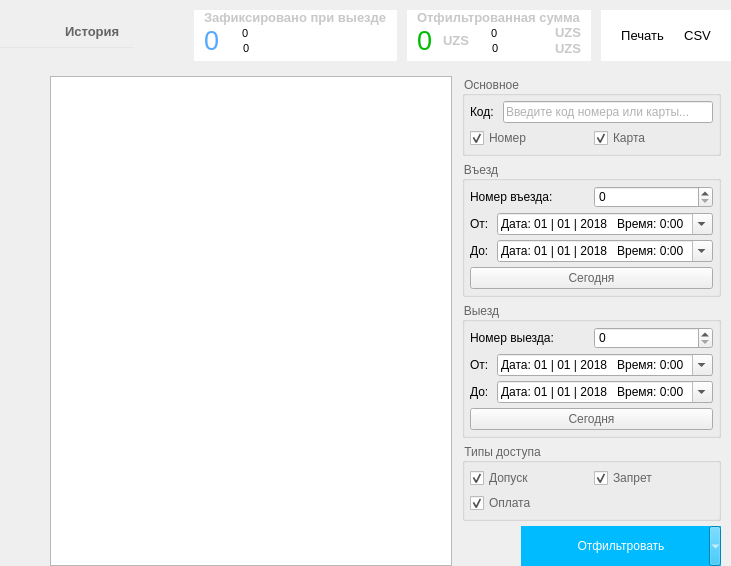
<?xml version="1.0" encoding="UTF-8"?>
<ui version="4.0">
 <class>HistoryForm</class>
 <widget class="QWidget" name="HistoryForm">
  <property name="geometry">
   <rect>
    <x>0</x>
    <y>0</y>
    <width>731</width>
    <height>543</height>
   </rect>
  </property>
  <property name="windowTitle">
   <string>Form</string>
  </property>
  <layout class="QVBoxLayout" name="verticalLayout" stretch="0,1">
   <property name="spacing">
    <number>5</number>
   </property>
   <property name="leftMargin">
    <number>0</number>
   </property>
   <property name="topMargin">
    <number>10</number>
   </property>
   <property name="rightMargin">
    <number>0</number>
   </property>
   <property name="bottomMargin">
    <number>0</number>
   </property>
   <item>
    <layout class="QHBoxLayout" name="horizontalLayout_2" stretch="1,0,0,0,0,0">
     <property name="spacing">
      <number>10</number>
     </property>
     <property name="leftMargin">
      <number>0</number>
     </property>
     <item>
      <layout class="QVBoxLayout" name="verticalLayout_4">
       <property name="spacing">
        <number>5</number>
       </property>
       <property name="topMargin">
        <number>10</number>
       </property>
       <property name="rightMargin">
        <number>0</number>
       </property>
       <item>
        <layout class="QHBoxLayout" name="horizontalLayout_6" stretch="0,1">
         <property name="leftMargin">
          <number>20</number>
         </property>
         <property name="rightMargin">
          <number>10</number>
         </property>
         <item>
          <widget class="QPushButton" name="back_but">
           <property name="enabled">
            <bool>true</bool>
           </property>
           <property name="cursor">
            <cursorShape>PointingHandCursor</cursorShape>
           </property>
           <property name="text">
            <string/>
           </property>
           <property name="icon">
            <iconset resource="../clientresources.qrc">
             <normaloff>:/resources/glyphs/15.png</normaloff>:/resources/glyphs/15.png</iconset>
           </property>
           <property name="flat">
            <bool>true</bool>
           </property>
          </widget>
         </item>
         <item>
          <widget class="QLabel" name="label_5">
           <property name="font">
            <font>
             <pointsize>10</pointsize>
             <weight>75</weight>
             <bold>true</bold>
            </font>
           </property>
           <property name="styleSheet">
            <string notr="true">color: rgb(100, 100, 100);</string>
           </property>
           <property name="text">
            <string>История</string>
           </property>
           <property name="buddy">
            <cstring>back_but</cstring>
           </property>
          </widget>
         </item>
        </layout>
       </item>
       <item>
        <widget class="Line" name="line">
         <property name="minimumSize">
          <size>
           <width>0</width>
           <height>1</height>
          </size>
         </property>
         <property name="maximumSize">
          <size>
           <width>16777215</width>
           <height>1</height>
          </size>
         </property>
         <property name="styleSheet">
          <string notr="true">background-color:rgba(230, 230, 230, 255);
</string>
         </property>
         <property name="lineWidth">
          <number>0</number>
         </property>
         <property name="orientation">
          <enum>Qt::Horizontal</enum>
         </property>
        </widget>
       </item>
       <item>
        <spacer name="verticalSpacer_2">
         <property name="orientation">
          <enum>Qt::Vertical</enum>
         </property>
         <property name="sizeHint" stdset="0">
          <size>
           <width>20</width>
           <height>40</height>
          </size>
         </property>
        </spacer>
       </item>
      </layout>
     </item>
     <item>
      <spacer name="horizontalSpacer">
       <property name="orientation">
        <enum>Qt::Horizontal</enum>
       </property>
       <property name="sizeHint" stdset="0">
        <size>
         <width>40</width>
         <height>20</height>
        </size>
       </property>
      </spacer>
     </item>
     <item>
      <widget class="QFrame" name="frame_7">
       <property name="frameShape">
        <enum>QFrame::NoFrame</enum>
       </property>
       <property name="frameShadow">
        <enum>QFrame::Raised</enum>
       </property>
       <property name="lineWidth">
        <number>0</number>
       </property>
       <layout class="QHBoxLayout" name="horizontalLayout_30" stretch="">
        <property name="spacing">
         <number>20</number>
        </property>
        <property name="leftMargin">
         <number>0</number>
        </property>
        <property name="topMargin">
         <number>0</number>
        </property>
        <property name="rightMargin">
         <number>0</number>
        </property>
        <property name="bottomMargin">
         <number>0</number>
        </property>
       </layout>
      </widget>
     </item>
     <item>
      <widget class="QFrame" name="frame_6">
       <property name="styleSheet">
        <string notr="true">background-color: rgb(255, 255, 255);</string>
       </property>
       <property name="frameShape">
        <enum>QFrame::NoFrame</enum>
       </property>
       <property name="frameShadow">
        <enum>QFrame::Raised</enum>
       </property>
       <property name="lineWidth">
        <number>0</number>
       </property>
       <layout class="QVBoxLayout" name="verticalLayout_2">
        <property name="spacing">
         <number>0</number>
        </property>
        <property name="leftMargin">
         <number>10</number>
        </property>
        <property name="topMargin">
         <number>0</number>
        </property>
        <property name="rightMargin">
         <number>10</number>
        </property>
        <property name="bottomMargin">
         <number>5</number>
        </property>
        <item>
         <widget class="QLabel" name="info_label_19">
          <property name="font">
           <font>
            <pointsize>10</pointsize>
            <weight>75</weight>
            <bold>true</bold>
           </font>
          </property>
          <property name="styleSheet">
           <string notr="true">color:rgb(200, 200, 200);</string>
          </property>
          <property name="text">
           <string>Зафиксировано при выезде</string>
          </property>
          <property name="wordWrap">
           <bool>false</bool>
          </property>
         </widget>
        </item>
        <item>
         <layout class="QHBoxLayout" name="horizontalLayout_27">
          <property name="spacing">
           <number>10</number>
          </property>
          <property name="bottomMargin">
           <number>0</number>
          </property>
          <item>
           <widget class="QLabel" name="total_label">
            <property name="font">
             <font>
              <pointsize>20</pointsize>
              <weight>50</weight>
              <bold>false</bold>
             </font>
            </property>
            <property name="styleSheet">
             <string notr="true">color: rgb(85, 170, 255);</string>
            </property>
            <property name="text">
             <string>0</string>
            </property>
           </widget>
          </item>
          <item>
           <layout class="QVBoxLayout" name="verticalLayout_14">
            <property name="spacing">
             <number>0</number>
            </property>
            <property name="rightMargin">
             <number>0</number>
            </property>
            <item>
             <layout class="QHBoxLayout" name="horizontalLayout_28" stretch="0,1">
              <property name="spacing">
               <number>5</number>
              </property>
              <property name="bottomMargin">
               <number>0</number>
              </property>
              <item>
               <widget class="QLabel" name="info_label_11">
                <property name="pixmap">
                 <pixmap resource="../clientresources.qrc">:/resources/glyphs/65.png</pixmap>
                </property>
               </widget>
              </item>
              <item>
               <widget class="QLabel" name="cards_label">
                <property name="font">
                 <font>
                  <pointsize>8</pointsize>
                  <weight>50</weight>
                  <bold>false</bold>
                 </font>
                </property>
                <property name="text">
                 <string>0</string>
                </property>
               </widget>
              </item>
             </layout>
            </item>
            <item>
             <layout class="QHBoxLayout" name="horizontalLayout_29" stretch="0,1">
              <property name="spacing">
               <number>5</number>
              </property>
              <property name="bottomMargin">
               <number>0</number>
              </property>
              <item>
               <widget class="QLabel" name="info_label_12">
                <property name="font">
                 <font>
                  <pointsize>10</pointsize>
                  <weight>75</weight>
                  <bold>true</bold>
                 </font>
                </property>
                <property name="pixmap">
                 <pixmap resource="../clientresources.qrc">:/resources/glyphs/58.png</pixmap>
                </property>
               </widget>
              </item>
              <item>
               <widget class="QLabel" name="numbers_label">
                <property name="font">
                 <font>
                  <pointsize>8</pointsize>
                  <weight>50</weight>
                  <bold>false</bold>
                 </font>
                </property>
                <property name="text">
                 <string>0</string>
                </property>
               </widget>
              </item>
             </layout>
            </item>
           </layout>
          </item>
         </layout>
        </item>
       </layout>
      </widget>
     </item>
     <item>
      <widget class="QFrame" name="frame_5">
       <property name="styleSheet">
        <string notr="true">background-color: rgb(255, 255, 255);</string>
       </property>
       <property name="frameShape">
        <enum>QFrame::NoFrame</enum>
       </property>
       <property name="frameShadow">
        <enum>QFrame::Raised</enum>
       </property>
       <property name="lineWidth">
        <number>0</number>
       </property>
       <layout class="QVBoxLayout" name="verticalLayout_3">
        <property name="spacing">
         <number>0</number>
        </property>
        <property name="leftMargin">
         <number>10</number>
        </property>
        <property name="topMargin">
         <number>0</number>
        </property>
        <property name="rightMargin">
         <number>10</number>
        </property>
        <property name="bottomMargin">
         <number>5</number>
        </property>
        <item>
         <widget class="QLabel" name="info_label_18">
          <property name="font">
           <font>
            <pointsize>10</pointsize>
            <weight>75</weight>
            <bold>true</bold>
           </font>
          </property>
          <property name="styleSheet">
           <string notr="true">color:rgb(200, 200, 200);</string>
          </property>
          <property name="text">
           <string>Отфильтрованная сумма</string>
          </property>
          <property name="wordWrap">
           <bool>false</bool>
          </property>
         </widget>
        </item>
        <item>
         <layout class="QHBoxLayout" name="horizontalLayout_31">
          <property name="spacing">
           <number>10</number>
          </property>
          <property name="bottomMargin">
           <number>0</number>
          </property>
          <item>
           <widget class="QLabel" name="total_sum_label">
            <property name="font">
             <font>
              <pointsize>20</pointsize>
              <weight>50</weight>
              <bold>false</bold>
             </font>
            </property>
            <property name="styleSheet">
             <string notr="true">color: rgb(0, 188, 0);</string>
            </property>
            <property name="text">
             <string>0</string>
            </property>
           </widget>
          </item>
          <item>
           <widget class="QLabel" name="info_label_13">
            <property name="font">
             <font>
              <pointsize>10</pointsize>
              <weight>75</weight>
              <bold>true</bold>
             </font>
            </property>
            <property name="text">
             <string>&lt;html&gt;&lt;head/&gt;&lt;body&gt;&lt;p&gt;&lt;span style=&quot; color:#c8c8c8;&quot;&gt;UZS&lt;/span&gt;&lt;/p&gt;&lt;/body&gt;&lt;/html&gt;</string>
            </property>
            <property name="wordWrap">
             <bool>false</bool>
            </property>
           </widget>
          </item>
          <item>
           <layout class="QVBoxLayout" name="verticalLayout_15">
            <property name="spacing">
             <number>0</number>
            </property>
            <property name="rightMargin">
             <number>0</number>
            </property>
            <item>
             <layout class="QHBoxLayout" name="horizontalLayout_32" stretch="0,1,0">
              <property name="spacing">
               <number>5</number>
              </property>
              <property name="bottomMargin">
               <number>0</number>
              </property>
              <item>
               <widget class="QLabel" name="info_label_14">
                <property name="pixmap">
                 <pixmap resource="../clientresources.qrc">:/resources/glyphs/65.png</pixmap>
                </property>
               </widget>
              </item>
              <item>
               <widget class="QLabel" name="cards_sum_label">
                <property name="font">
                 <font>
                  <pointsize>8</pointsize>
                  <weight>50</weight>
                  <bold>false</bold>
                 </font>
                </property>
                <property name="text">
                 <string>0</string>
                </property>
               </widget>
              </item>
              <item>
               <widget class="QLabel" name="info_label_15">
                <property name="font">
                 <font>
                  <pointsize>10</pointsize>
                  <weight>75</weight>
                  <bold>true</bold>
                 </font>
                </property>
                <property name="text">
                 <string>&lt;html&gt;&lt;head/&gt;&lt;body&gt;&lt;p&gt;&lt;span style=&quot; color:#c8c8c8;&quot;&gt;UZS&lt;/span&gt;&lt;/p&gt;&lt;/body&gt;&lt;/html&gt;</string>
                </property>
                <property name="wordWrap">
                 <bool>false</bool>
                </property>
               </widget>
              </item>
             </layout>
            </item>
            <item>
             <layout class="QHBoxLayout" name="horizontalLayout_33" stretch="0,1,0">
              <property name="spacing">
               <number>5</number>
              </property>
              <property name="bottomMargin">
               <number>0</number>
              </property>
              <item>
               <widget class="QLabel" name="info_label_16">
                <property name="font">
                 <font>
                  <pointsize>10</pointsize>
                  <weight>75</weight>
                  <bold>true</bold>
                 </font>
                </property>
                <property name="pixmap">
                 <pixmap resource="../clientresources.qrc">:/resources/glyphs/58.png</pixmap>
                </property>
               </widget>
              </item>
              <item>
               <widget class="QLabel" name="numbers_sum_label">
                <property name="font">
                 <font>
                  <pointsize>8</pointsize>
                  <weight>50</weight>
                  <bold>false</bold>
                 </font>
                </property>
                <property name="text">
                 <string>0</string>
                </property>
               </widget>
              </item>
              <item>
               <widget class="QLabel" name="info_label_17">
                <property name="font">
                 <font>
                  <pointsize>10</pointsize>
                  <weight>75</weight>
                  <bold>true</bold>
                 </font>
                </property>
                <property name="text">
                 <string>&lt;html&gt;&lt;head/&gt;&lt;body&gt;&lt;p&gt;&lt;span style=&quot; color:#c8c8c8;&quot;&gt;UZS&lt;/span&gt;&lt;/p&gt;&lt;/body&gt;&lt;/html&gt;</string>
                </property>
                <property name="wordWrap">
                 <bool>false</bool>
                </property>
               </widget>
              </item>
             </layout>
            </item>
           </layout>
          </item>
         </layout>
        </item>
       </layout>
      </widget>
     </item>
     <item>
      <widget class="QFrame" name="frame_4">
       <property name="styleSheet">
        <string notr="true">background-color: rgb(255, 255, 255);</string>
       </property>
       <property name="frameShape">
        <enum>QFrame::NoFrame</enum>
       </property>
       <property name="frameShadow">
        <enum>QFrame::Raised</enum>
       </property>
       <property name="lineWidth">
        <number>0</number>
       </property>
       <layout class="QHBoxLayout" name="horizontalLayout_25">
        <property name="spacing">
         <number>20</number>
        </property>
        <property name="leftMargin">
         <number>20</number>
        </property>
        <property name="topMargin">
         <number>0</number>
        </property>
        <property name="rightMargin">
         <number>20</number>
        </property>
        <property name="bottomMargin">
         <number>0</number>
        </property>
        <item>
         <widget class="QPushButton" name="print_but">
          <property name="font">
           <font>
            <pointsize>10</pointsize>
           </font>
          </property>
          <property name="cursor">
           <cursorShape>PointingHandCursor</cursorShape>
          </property>
          <property name="styleSheet">
           <string notr="true">QPushButton{
    border: none; /* no border for a flat push button */
}

QPushButton:hover{
	text-decoration: underline;
}</string>
          </property>
          <property name="text">
           <string>Печать</string>
          </property>
          <property name="icon">
           <iconset resource="../clientresources.qrc">
            <normaloff>:/resources/glyphs/icon_print.png</normaloff>:/resources/glyphs/icon_print.png</iconset>
          </property>
         </widget>
        </item>
        <item>
         <widget class="QPushButton" name="csv_but">
          <property name="font">
           <font>
            <pointsize>10</pointsize>
           </font>
          </property>
          <property name="cursor">
           <cursorShape>PointingHandCursor</cursorShape>
          </property>
          <property name="styleSheet">
           <string notr="true">QPushButton{
    border: none; /* no border for a flat push button */
}

QPushButton:hover{
	text-decoration: underline;
}</string>
          </property>
          <property name="text">
           <string>CSV</string>
          </property>
          <property name="icon">
           <iconset resource="../clientresources.qrc">
            <normaloff>:/resources/glyphs/60.png</normaloff>:/resources/glyphs/60.png</iconset>
          </property>
         </widget>
        </item>
       </layout>
      </widget>
     </item>
    </layout>
   </item>
   <item>
    <layout class="QHBoxLayout" name="horizontalLayout_5" stretch="0,1,0">
     <property name="spacing">
      <number>10</number>
     </property>
     <property name="leftMargin">
      <number>20</number>
     </property>
     <property name="topMargin">
      <number>10</number>
     </property>
     <property name="rightMargin">
      <number>10</number>
     </property>
     <item>
      <layout class="QVBoxLayout" name="verticalLayout_6">
       <property name="spacing">
        <number>5</number>
       </property>
       <property name="topMargin">
        <number>0</number>
       </property>
       <property name="rightMargin">
        <number>0</number>
       </property>
       <item>
        <widget class="QLabel" name="label_8">
         <property name="font">
          <font>
           <pointsize>12</pointsize>
           <weight>75</weight>
           <bold>true</bold>
          </font>
         </property>
         <property name="pixmap">
          <pixmap resource="../clientresources.qrc">:/resources/glyphs/73.png</pixmap>
         </property>
         <property name="alignment">
          <set>Qt::AlignLeading|Qt::AlignLeft|Qt::AlignTop</set>
         </property>
         <property name="buddy">
          <cstring>tableView</cstring>
         </property>
        </widget>
       </item>
       <item>
        <spacer name="verticalSpacer_4">
         <property name="orientation">
          <enum>Qt::Vertical</enum>
         </property>
         <property name="sizeHint" stdset="0">
          <size>
           <width>20</width>
           <height>40</height>
          </size>
         </property>
        </spacer>
       </item>
      </layout>
     </item>
     <item>
      <layout class="QVBoxLayout" name="verticalLayout_10">
       <property name="spacing">
        <number>10</number>
       </property>
       <property name="topMargin">
        <number>0</number>
       </property>
       <property name="rightMargin">
        <number>0</number>
       </property>
       <item>
        <widget class="QTableView" name="tableView">
         <property name="editTriggers">
          <set>QAbstractItemView::DoubleClicked</set>
         </property>
         <property name="showDropIndicator" stdset="0">
          <bool>false</bool>
         </property>
         <property name="dragDropOverwriteMode">
          <bool>false</bool>
         </property>
         <property name="alternatingRowColors">
          <bool>true</bool>
         </property>
         <property name="selectionMode">
          <enum>QAbstractItemView::SingleSelection</enum>
         </property>
         <property name="selectionBehavior">
          <enum>QAbstractItemView::SelectRows</enum>
         </property>
         <property name="sortingEnabled">
          <bool>true</bool>
         </property>
         <attribute name="horizontalHeaderShowSortIndicator" stdset="0">
          <bool>true</bool>
         </attribute>
         <attribute name="horizontalHeaderStretchLastSection">
          <bool>true</bool>
         </attribute>
         <attribute name="verticalHeaderVisible">
          <bool>false</bool>
         </attribute>
         <attribute name="verticalHeaderHighlightSections">
          <bool>false</bool>
         </attribute>
        </widget>
       </item>
      </layout>
     </item>
     <item>
      <layout class="QVBoxLayout" name="verticalLayout_12">
       <property name="spacing">
        <number>5</number>
       </property>
       <property name="topMargin">
        <number>0</number>
       </property>
       <property name="rightMargin">
        <number>0</number>
       </property>
       <item>
        <widget class="QGroupBox" name="exit_group_3">
         <property name="styleSheet">
          <string notr="true">color: rgb(100, 100, 100);</string>
         </property>
         <property name="title">
          <string>Основное</string>
         </property>
         <layout class="QVBoxLayout" name="verticalLayout_11">
          <property name="spacing">
           <number>5</number>
          </property>
          <property name="leftMargin">
           <number>5</number>
          </property>
          <property name="topMargin">
           <number>5</number>
          </property>
          <property name="rightMargin">
           <number>5</number>
          </property>
          <property name="bottomMargin">
           <number>5</number>
          </property>
          <item>
           <layout class="QHBoxLayout" name="horizontalLayout_18">
            <item>
             <widget class="QLabel" name="label_9">
              <property name="styleSheet">
               <string notr="true">color: rgb(0, 0, 0);</string>
              </property>
              <property name="text">
               <string>Код: </string>
              </property>
              <property name="buddy">
               <cstring>code_lineEdit</cstring>
              </property>
             </widget>
            </item>
            <item>
             <widget class="QLineEdit" name="code_lineEdit">
              <property name="placeholderText">
               <string>Введите код номера или карты...</string>
              </property>
              <property name="clearButtonEnabled">
               <bool>true</bool>
              </property>
             </widget>
            </item>
           </layout>
          </item>
          <item>
           <layout class="QHBoxLayout" name="horizontalLayout_26">
            <item>
             <widget class="QCheckBox" name="code_plate_type_check">
              <property name="text">
               <string>Номер</string>
              </property>
              <property name="checked">
               <bool>true</bool>
              </property>
             </widget>
            </item>
            <item>
             <widget class="QCheckBox" name="code_card_type_check">
              <property name="text">
               <string>Карта</string>
              </property>
              <property name="checked">
               <bool>true</bool>
              </property>
             </widget>
            </item>
           </layout>
          </item>
         </layout>
        </widget>
       </item>
       <item>
        <widget class="QGroupBox" name="exit_group">
         <property name="styleSheet">
          <string notr="true">color: rgb(100, 100, 100);</string>
         </property>
         <property name="title">
          <string>Въезд</string>
         </property>
         <layout class="QVBoxLayout" name="verticalLayout_8">
          <property name="spacing">
           <number>5</number>
          </property>
          <property name="leftMargin">
           <number>5</number>
          </property>
          <property name="topMargin">
           <number>5</number>
          </property>
          <property name="rightMargin">
           <number>5</number>
          </property>
          <property name="bottomMargin">
           <number>5</number>
          </property>
          <item>
           <layout class="QHBoxLayout" name="horizontalLayout_16">
            <item>
             <widget class="QLabel" name="label_4">
              <property name="styleSheet">
               <string notr="true">color: rgb(0, 0, 0);</string>
              </property>
              <property name="text">
               <string>Номер въезда:</string>
              </property>
             </widget>
            </item>
            <item>
             <widget class="QSpinBox" name="in_number_spin">
              <property name="styleSheet">
               <string notr="true">color: rgb(0, 0, 0);</string>
              </property>
              <property name="maximum">
               <number>100</number>
              </property>
             </widget>
            </item>
           </layout>
          </item>
          <item>
           <layout class="QHBoxLayout" name="horizontalLayout_13" stretch="0,1">
            <item>
             <widget class="QLabel" name="label_11">
              <property name="styleSheet">
               <string notr="true">color: rgb(0, 0, 0);</string>
              </property>
              <property name="text">
               <string>От: </string>
              </property>
              <property name="buddy">
               <cstring>in_from_dateTime</cstring>
              </property>
             </widget>
            </item>
            <item>
             <widget class="QDateTimeEdit" name="in_from_dateTime">
              <property name="sizePolicy">
               <sizepolicy hsizetype="Expanding" vsizetype="Fixed">
                <horstretch>0</horstretch>
                <verstretch>0</verstretch>
               </sizepolicy>
              </property>
              <property name="styleSheet">
               <string notr="true">color: rgb(0, 0, 0);</string>
              </property>
              <property name="dateTime">
               <datetime>
                <hour>0</hour>
                <minute>0</minute>
                <second>0</second>
                <year>2018</year>
                <month>1</month>
                <day>1</day>
               </datetime>
              </property>
              <property name="date">
               <date>
                <year>2018</year>
                <month>1</month>
                <day>1</day>
               </date>
              </property>
              <property name="minimumDateTime">
               <datetime>
                <hour>0</hour>
                <minute>0</minute>
                <second>0</second>
                <year>1818</year>
                <month>1</month>
                <day>1</day>
               </datetime>
              </property>
              <property name="currentSection">
               <enum>QDateTimeEdit::NoSection</enum>
              </property>
              <property name="displayFormat">
               <string>Дата: dd | MM | yyyy   Время: H:mm</string>
              </property>
              <property name="calendarPopup">
               <bool>true</bool>
              </property>
             </widget>
            </item>
           </layout>
          </item>
          <item>
           <layout class="QHBoxLayout" name="horizontalLayout_14" stretch="0,1">
            <item>
             <widget class="QLabel" name="label_13">
              <property name="styleSheet">
               <string notr="true">color: rgb(0, 0, 0);</string>
              </property>
              <property name="text">
               <string>До: </string>
              </property>
              <property name="buddy">
               <cstring>in_to_dateTime</cstring>
              </property>
             </widget>
            </item>
            <item>
             <widget class="QDateTimeEdit" name="in_to_dateTime">
              <property name="sizePolicy">
               <sizepolicy hsizetype="Expanding" vsizetype="Fixed">
                <horstretch>0</horstretch>
                <verstretch>0</verstretch>
               </sizepolicy>
              </property>
              <property name="styleSheet">
               <string notr="true">color: rgb(0, 0, 0);</string>
              </property>
              <property name="dateTime">
               <datetime>
                <hour>0</hour>
                <minute>0</minute>
                <second>0</second>
                <year>2018</year>
                <month>1</month>
                <day>1</day>
               </datetime>
              </property>
              <property name="date">
               <date>
                <year>2018</year>
                <month>1</month>
                <day>1</day>
               </date>
              </property>
              <property name="minimumDateTime">
               <datetime>
                <hour>0</hour>
                <minute>0</minute>
                <second>0</second>
                <year>1818</year>
                <month>1</month>
                <day>1</day>
               </datetime>
              </property>
              <property name="currentSection">
               <enum>QDateTimeEdit::NoSection</enum>
              </property>
              <property name="displayFormat">
               <string>Дата: dd | MM | yyyy   Время: H:mm</string>
              </property>
              <property name="calendarPopup">
               <bool>true</bool>
              </property>
             </widget>
            </item>
           </layout>
          </item>
          <item>
           <widget class="QPushButton" name="in_today_but">
            <property name="text">
             <string>Сегодня</string>
            </property>
           </widget>
          </item>
         </layout>
        </widget>
       </item>
       <item>
        <widget class="QGroupBox" name="exit_group_2">
         <property name="styleSheet">
          <string notr="true">color: rgb(100, 100, 100);</string>
         </property>
         <property name="title">
          <string>Выезд</string>
         </property>
         <layout class="QVBoxLayout" name="verticalLayout_9">
          <property name="spacing">
           <number>5</number>
          </property>
          <property name="leftMargin">
           <number>5</number>
          </property>
          <property name="topMargin">
           <number>5</number>
          </property>
          <property name="rightMargin">
           <number>5</number>
          </property>
          <property name="bottomMargin">
           <number>5</number>
          </property>
          <item>
           <layout class="QHBoxLayout" name="horizontalLayout_17">
            <item>
             <widget class="QLabel" name="label_6">
              <property name="styleSheet">
               <string notr="true">color: rgb(0, 0, 0);</string>
              </property>
              <property name="text">
               <string>Номер выезда:</string>
              </property>
             </widget>
            </item>
            <item>
             <widget class="QSpinBox" name="out_number_spin">
              <property name="styleSheet">
               <string notr="true">color: rgb(0, 0, 0);</string>
              </property>
              <property name="maximum">
               <number>100</number>
              </property>
             </widget>
            </item>
           </layout>
          </item>
          <item>
           <layout class="QHBoxLayout" name="horizontalLayout_15" stretch="0,1">
            <item>
             <widget class="QLabel" name="label_12">
              <property name="styleSheet">
               <string notr="true">color: rgb(0, 0, 0);</string>
              </property>
              <property name="text">
               <string>От: </string>
              </property>
              <property name="buddy">
               <cstring>in_from_dateTime</cstring>
              </property>
             </widget>
            </item>
            <item>
             <widget class="QDateTimeEdit" name="out_from_dateTime">
              <property name="sizePolicy">
               <sizepolicy hsizetype="Expanding" vsizetype="Fixed">
                <horstretch>0</horstretch>
                <verstretch>0</verstretch>
               </sizepolicy>
              </property>
              <property name="styleSheet">
               <string notr="true">color: rgb(0, 0, 0);</string>
              </property>
              <property name="dateTime">
               <datetime>
                <hour>0</hour>
                <minute>0</minute>
                <second>0</second>
                <year>2018</year>
                <month>1</month>
                <day>1</day>
               </datetime>
              </property>
              <property name="date">
               <date>
                <year>2018</year>
                <month>1</month>
                <day>1</day>
               </date>
              </property>
              <property name="minimumDateTime">
               <datetime>
                <hour>0</hour>
                <minute>0</minute>
                <second>0</second>
                <year>1818</year>
                <month>1</month>
                <day>1</day>
               </datetime>
              </property>
              <property name="currentSection">
               <enum>QDateTimeEdit::NoSection</enum>
              </property>
              <property name="displayFormat">
               <string>Дата: dd | MM | yyyy   Время: H:mm</string>
              </property>
              <property name="calendarPopup">
               <bool>true</bool>
              </property>
             </widget>
            </item>
           </layout>
          </item>
          <item>
           <layout class="QHBoxLayout" name="horizontalLayout_19" stretch="0,1">
            <item>
             <widget class="QLabel" name="label_14">
              <property name="styleSheet">
               <string notr="true">color: rgb(0, 0, 0);</string>
              </property>
              <property name="text">
               <string>До: </string>
              </property>
              <property name="buddy">
               <cstring>in_to_dateTime</cstring>
              </property>
             </widget>
            </item>
            <item>
             <widget class="QDateTimeEdit" name="out_to_dateTime">
              <property name="sizePolicy">
               <sizepolicy hsizetype="Expanding" vsizetype="Fixed">
                <horstretch>0</horstretch>
                <verstretch>0</verstretch>
               </sizepolicy>
              </property>
              <property name="styleSheet">
               <string notr="true">color: rgb(0, 0, 0);</string>
              </property>
              <property name="dateTime">
               <datetime>
                <hour>0</hour>
                <minute>0</minute>
                <second>0</second>
                <year>2018</year>
                <month>1</month>
                <day>1</day>
               </datetime>
              </property>
              <property name="date">
               <date>
                <year>2018</year>
                <month>1</month>
                <day>1</day>
               </date>
              </property>
              <property name="minimumDateTime">
               <datetime>
                <hour>0</hour>
                <minute>0</minute>
                <second>0</second>
                <year>1818</year>
                <month>1</month>
                <day>1</day>
               </datetime>
              </property>
              <property name="currentSection">
               <enum>QDateTimeEdit::NoSection</enum>
              </property>
              <property name="displayFormat">
               <string>Дата: dd | MM | yyyy   Время: H:mm</string>
              </property>
              <property name="calendarPopup">
               <bool>true</bool>
              </property>
             </widget>
            </item>
           </layout>
          </item>
          <item>
           <widget class="QPushButton" name="out_today_but">
            <property name="text">
             <string>Сегодня</string>
            </property>
           </widget>
          </item>
         </layout>
        </widget>
       </item>
       <item>
        <widget class="QGroupBox" name="exit_group_4">
         <property name="styleSheet">
          <string notr="true">color: rgb(100, 100, 100);</string>
         </property>
         <property name="title">
          <string>Типы доступа</string>
         </property>
         <layout class="QVBoxLayout" name="verticalLayout_13">
          <property name="spacing">
           <number>5</number>
          </property>
          <property name="leftMargin">
           <number>5</number>
          </property>
          <property name="topMargin">
           <number>5</number>
          </property>
          <property name="rightMargin">
           <number>5</number>
          </property>
          <property name="bottomMargin">
           <number>5</number>
          </property>
          <item>
           <layout class="QHBoxLayout" name="horizontalLayout_20">
            <item>
             <widget class="QCheckBox" name="allowed_check">
              <property name="text">
               <string>Допуск</string>
              </property>
              <property name="checked">
               <bool>true</bool>
              </property>
             </widget>
            </item>
            <item>
             <widget class="QCheckBox" name="denied_check">
              <property name="text">
               <string>Запрет</string>
              </property>
              <property name="checked">
               <bool>true</bool>
              </property>
             </widget>
            </item>
           </layout>
          </item>
          <item>
           <layout class="QHBoxLayout" name="horizontalLayout_21" stretch="0">
            <item>
             <widget class="QCheckBox" name="charged_check">
              <property name="text">
               <string>Оплата</string>
              </property>
              <property name="checked">
               <bool>true</bool>
              </property>
             </widget>
            </item>
           </layout>
          </item>
         </layout>
        </widget>
       </item>
       <item>
        <spacer name="verticalSpacer_3">
         <property name="orientation">
          <enum>Qt::Vertical</enum>
         </property>
         <property name="sizeHint" stdset="0">
          <size>
           <width>20</width>
           <height>40</height>
          </size>
         </property>
        </spacer>
       </item>
       <item>
        <layout class="QHBoxLayout" name="horizontalLayout_22">
         <property name="spacing">
          <number>10</number>
         </property>
         <property name="bottomMargin">
          <number>0</number>
         </property>
         <item>
          <widget class="QPushButton" name="clean_but">
           <property name="enabled">
            <bool>true</bool>
           </property>
           <property name="minimumSize">
            <size>
             <width>40</width>
             <height>40</height>
            </size>
           </property>
           <property name="font">
            <font>
             <pointsize>10</pointsize>
            </font>
           </property>
           <property name="cursor">
            <cursorShape>PointingHandCursor</cursorShape>
           </property>
           <property name="styleSheet">
            <string notr="true">QPushButton{
    border: none; /* no border for a flat push button */
}

QPushButton:hover{
	text-decoration: underline;
}</string>
           </property>
           <property name="text">
            <string/>
           </property>
           <property name="icon">
            <iconset resource="../clientresources.qrc">
             <normaloff>:/resources/glyphs/51.png</normaloff>:/resources/glyphs/51.png</iconset>
           </property>
          </widget>
         </item>
         <item>
          <widget class="QToolButton" name="filter_but">
           <property name="minimumSize">
            <size>
             <width>200</width>
             <height>40</height>
            </size>
           </property>
           <property name="styleSheet">
            <string notr="true">QAbstractButton{
color: rgb(255, 255, 255);
border:none;
background-color: rgb(100, 100, 100);
}
QAbstractButton:enabled:hover{

	background-color: rgb(0, 187, 255,50%);

}
QAbstractButton:enabled{
	background-color: rgb(0, 187, 255);
}</string>
           </property>
           <property name="text">
            <string>Отфильтровать</string>
           </property>
           <property name="popupMode">
            <enum>QToolButton::MenuButtonPopup</enum>
           </property>
           <property name="toolButtonStyle">
            <enum>Qt::ToolButtonTextBesideIcon</enum>
           </property>
          </widget>
         </item>
        </layout>
       </item>
      </layout>
     </item>
    </layout>
   </item>
  </layout>
  <action name="actionFilter_today">
   <property name="text">
    <string>Отфильтровать на сегодня</string>
   </property>
  </action>
 </widget>
 <resources>
  <include location="../clientresources.qrc"/>
 </resources>
 <connections/>
</ui>
